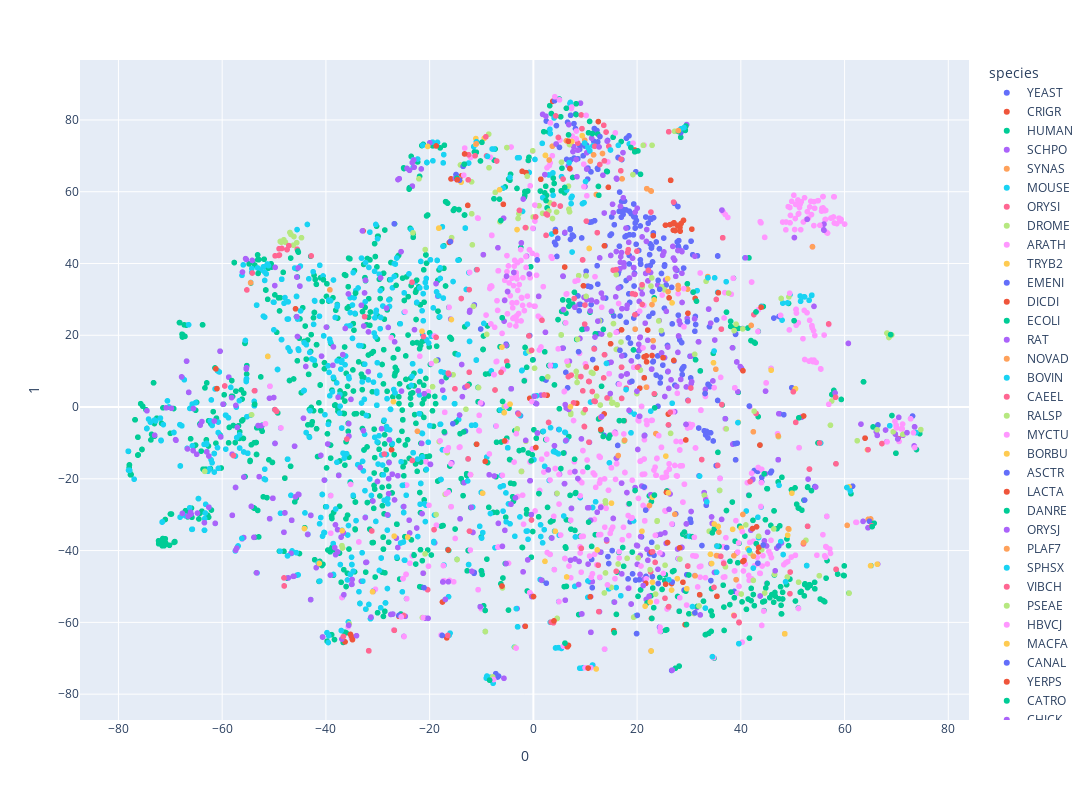

Here is the notebook cell this chart was saved with:
### Code cell
fig = px.scatter(
    projections,
    x=0, y=1,
    color=test_df.species,
    labels={'color': 'species'},
    width=1200, height=800
)
fig.show()
